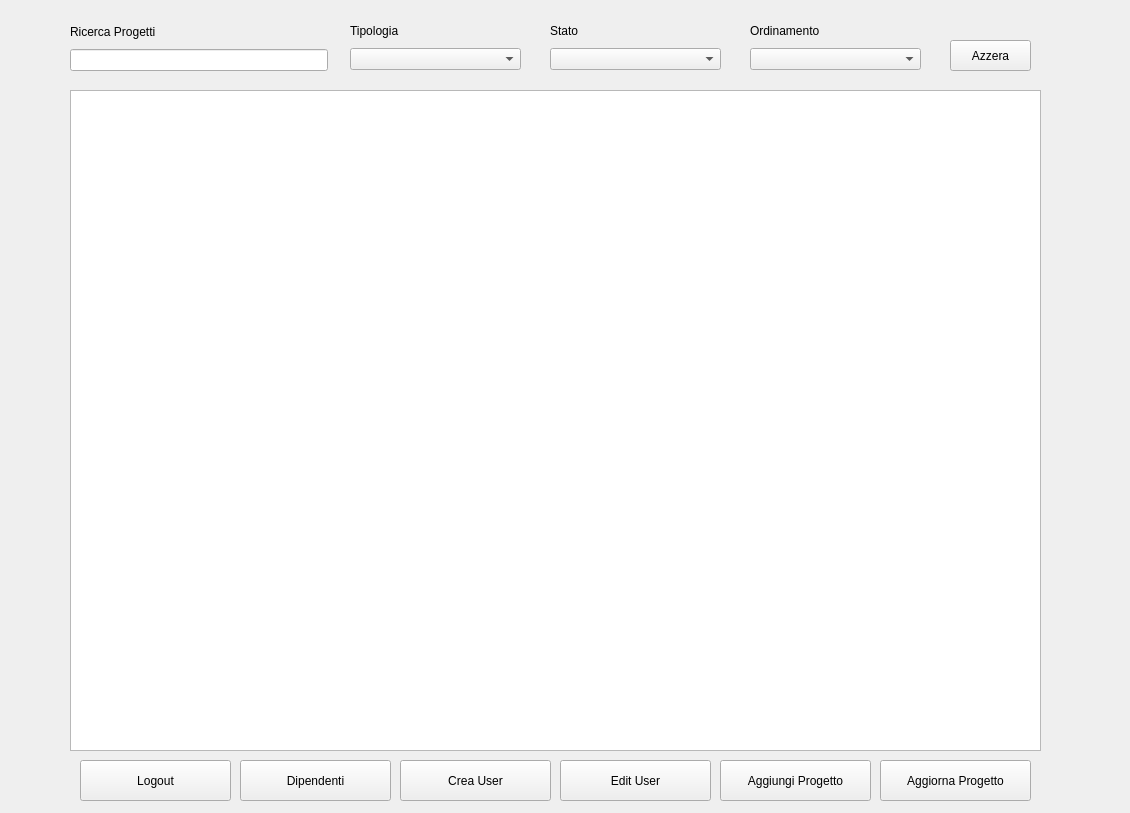
<?xml version="1.0" encoding="UTF-8"?>
<ui version="4.0">
 <class>progetti_table</class>
 <widget class="QWidget" name="progetti_table">
  <property name="geometry">
   <rect>
    <x>0</x>
    <y>0</y>
    <width>1130</width>
    <height>813</height>
   </rect>
  </property>
  <property name="windowTitle">
   <string>Form</string>
  </property>
  <widget class="QPushButton" name="button_aggiorna_progetto">
   <property name="geometry">
    <rect>
     <x>880</x>
     <y>760</y>
     <width>151</width>
     <height>41</height>
    </rect>
   </property>
   <property name="text">
    <string>Aggiorna Progetto</string>
   </property>
  </widget>
  <widget class="QTableWidget" name="table_progetti">
   <property name="geometry">
    <rect>
     <x>70</x>
     <y>90</y>
     <width>971</width>
     <height>661</height>
    </rect>
   </property>
  </widget>
  <widget class="QWidget" name="layoutWidget_2">
   <property name="geometry">
    <rect>
     <x>350</x>
     <y>20</y>
     <width>171</width>
     <height>50</height>
    </rect>
   </property>
   <layout class="QVBoxLayout" name="verticalLayout_5">
    <item>
     <widget class="QLabel" name="label_5">
      <property name="text">
       <string>Tipologia</string>
      </property>
     </widget>
    </item>
    <item>
     <widget class="QComboBox" name="combobox_tipologia_progetti"/>
    </item>
   </layout>
  </widget>
  <widget class="QPushButton" name="button_aggiungi_progetto">
   <property name="geometry">
    <rect>
     <x>720</x>
     <y>760</y>
     <width>151</width>
     <height>41</height>
    </rect>
   </property>
   <property name="text">
    <string>Aggiungi Progetto</string>
   </property>
  </widget>
  <widget class="QWidget" name="layoutWidget_3">
   <property name="geometry">
    <rect>
     <x>70</x>
     <y>20</y>
     <width>258</width>
     <height>51</height>
    </rect>
   </property>
   <layout class="QVBoxLayout" name="verticalLayout_6">
    <item>
     <widget class="QLabel" name="label_6">
      <property name="text">
       <string>Ricerca Progetti</string>
      </property>
     </widget>
    </item>
    <item>
     <widget class="QLineEdit" name="search_progetti"/>
    </item>
   </layout>
  </widget>
  <widget class="QWidget" name="layoutWidget_4">
   <property name="geometry">
    <rect>
     <x>550</x>
     <y>20</y>
     <width>171</width>
     <height>50</height>
    </rect>
   </property>
   <layout class="QVBoxLayout" name="verticalLayout_8">
    <item>
     <widget class="QLabel" name="label_8">
      <property name="text">
       <string>Stato</string>
      </property>
     </widget>
    </item>
    <item>
     <widget class="QComboBox" name="combobox_stato_progetti"/>
    </item>
   </layout>
  </widget>
  <widget class="QPushButton" name="button_dipendenti">
   <property name="geometry">
    <rect>
     <x>240</x>
     <y>760</y>
     <width>151</width>
     <height>41</height>
    </rect>
   </property>
   <property name="text">
    <string>Dipendenti</string>
   </property>
  </widget>
  <widget class="QPushButton" name="button_crea_user">
   <property name="geometry">
    <rect>
     <x>400</x>
     <y>760</y>
     <width>151</width>
     <height>41</height>
    </rect>
   </property>
   <property name="text">
    <string>Crea User</string>
   </property>
  </widget>
  <widget class="QPushButton" name="button_edit_user">
   <property name="geometry">
    <rect>
     <x>560</x>
     <y>760</y>
     <width>151</width>
     <height>41</height>
    </rect>
   </property>
   <property name="text">
    <string>Edit User</string>
   </property>
  </widget>
  <widget class="QPushButton" name="button_logout">
   <property name="geometry">
    <rect>
     <x>80</x>
     <y>760</y>
     <width>151</width>
     <height>41</height>
    </rect>
   </property>
   <property name="text">
    <string>Logout</string>
   </property>
  </widget>
  <widget class="QWidget" name="layoutWidget_5">
   <property name="geometry">
    <rect>
     <x>750</x>
     <y>20</y>
     <width>171</width>
     <height>50</height>
    </rect>
   </property>
   <layout class="QVBoxLayout" name="verticalLayout_3">
    <item>
     <widget class="QLabel" name="label_3">
      <property name="text">
       <string>Ordinamento</string>
      </property>
     </widget>
    </item>
    <item>
     <widget class="QComboBox" name="combobox_ordinamento"/>
    </item>
   </layout>
  </widget>
  <widget class="QPushButton" name="button_azzera_filtri">
   <property name="geometry">
    <rect>
     <x>950</x>
     <y>40</y>
     <width>81</width>
     <height>31</height>
    </rect>
   </property>
   <property name="text">
    <string>Azzera</string>
   </property>
  </widget>
 </widget>
 <resources/>
 <connections/>
</ui>
